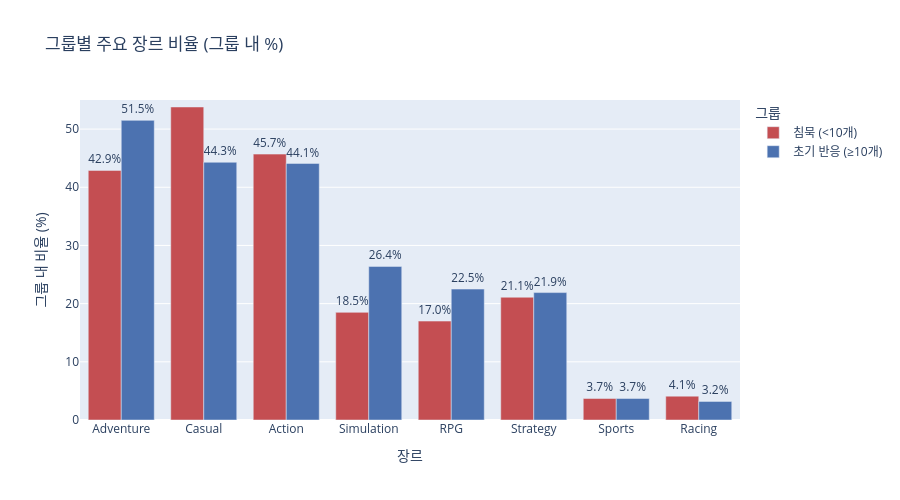

Notebook code for this chart:
### Markdown cell above
## 분석 1. 주요 장르 분포 비교

각 그룹에서 주요 장르가 차지하는 비율을 비교한다. 초기 반응 그룹에서 과대표현된 장르가 유저 반응을 이끌어내기 유리한 장르다.

### Code cell
df_genre = (
    df.explode('genre_list')
    .rename(columns={'genre_list': 'genre'})
    .query('genre in @TARGET_GENRES')
    .copy()
)

# 그룹별 전체 게임 수 (장르 중복 카운트 기준)
group_total = df_genre.groupby('response_group')['appid'].nunique()

genre_dist = (
    df_genre.groupby(['response_group', 'genre'])['appid']
    .nunique()
    .reset_index(name='game_count')
)
genre_dist['비율(%)'] = genre_dist.apply(
    lambda r: r['game_count'] / group_total[r['response_group']] * 100, axis=1
).round(1)

# 초기 반응 그룹 기준 장르 정렬
genre_order = (
    genre_dist[genre_dist['response_group'] == '초기 반응 (≥10개)']
    .sort_values('비율(%)', ascending=False)['genre']
    .tolist()
)

fig = px.bar(
    genre_dist,
    x='genre',
    y='비율(%)',
    color='response_group',
    color_discrete_map=GROUP_COLORS,
    barmode='group',
    text='비율(%)',
    title='그룹별 주요 장르 비율 (그룹 내 %)',
    labels={'genre': '장르', '비율(%)': '그룹 내 비율 (%)', 'response_group': '그룹'},
    category_orders={'genre': genre_order, 'response_group': GROUP_ORDER},
)
fig.update_traces(texttemplate='%{text:.1f}%', textposition='outside')
fig.update_layout(height=500, yaxis_range=[0, 55], legend_title_text='그룹')
fig.show()

### Figure 1 — Plotly figure (JSON) as saved in the notebook; plotly's stock layout.template omitted (floating-point values rounded to 4 significant figures)
{"data": [{"alignmentgroup": "True", "hovertemplate": "그룹=침묵 (<10개)<br>장르=%{x}<br>그룹 내 비율 (%)=%{text}<extra></extra>", "legendgroup": "침묵 (<10개)", "marker": {"color": "#C44E52", "pattern": {"shape": ""}}, "name": "침묵 (<10개)", "offsetgroup": "침묵 (<10개)", "orientation": "v", "showlegend": true, "text": [45.7, 42.9, 53.8, 17.0, 4.1, 18.5, 3.7, 21.1], "textposition": "outside", "texttemplate": "%{text:.1f}%", "type": "bar", "x": ["Action", "Adventure", "Casual", "RPG", "Racing", "Simulation", "Sports", "Strategy"], "xaxis": "x", "y": [45.7, 42.9, 53.8, 17.0, 4.1, 18.5, 3.7, 21.1], "yaxis": "y"}, {"alignmentgroup": "True", "hovertemplate": "그룹=초기 반응 (≥10개)<br>장르=%{x}<br>그룹 내 비율 (%)=%{text}<extra></extra>", "legendgroup": "초기 반응 (≥10개)", "marker": {"color": "#4C72B0", "pattern": {"shape": ""}}, "name": "초기 반응 (≥10개)", "offsetgroup": "초기 반응 (≥10개)", "orientation": "v", "showlegend": true, "text": [44.1, 51.5, 44.3, 22.5, 3.2, 26.4, 3.7, 21.9], "textposition": "outside", "texttemplate": "%{text:.1f}%", "type": "bar", "x": ["Action", "Adventure", "Casual", "RPG", "Racing", "Simulation", "Sports", "Strategy"], "xaxis": "x", "y": [44.1, 51.5, 44.3, 22.5, 3.2, 26.4, 3.7, 21.9], "yaxis": "y"}], "layout": {"barmode": "group", "height": 500, "legend": {"title": {"text": "그룹"}, "tracegroupgap": 0}, "title": {"text": "그룹별 주요 장르 비율 (그룹 내 %)"}, "xaxis": {"anchor": "y", "categoryarray": ["Adventure", "Casual", "Action", "Simulation", "RPG", "Strategy", "Sports", "Racing"], "categoryorder": "array", "domain": [0, 1], "title": {"text": "장르"}}, "yaxis": {"anchor": "x", "domain": [0, 1], "range": [0, 55], "title": {"text": "그룹 내 비율 (%)"}}}}
